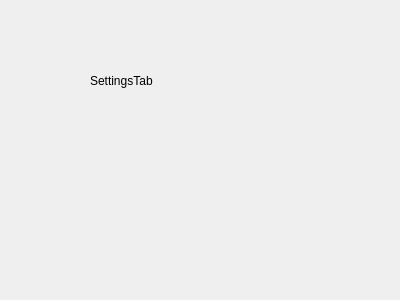
<?xml version="1.0" encoding="UTF-8"?>
<ui version="4.0">
 <class>SettingsTab</class>
 <widget class="QWidget" name="SettingsTab">
  <property name="geometry">
   <rect>
    <x>0</x>
    <y>0</y>
    <width>400</width>
    <height>300</height>
   </rect>
  </property>
  <property name="windowTitle">
   <string>SettingsTab</string>
  </property>
  <widget class="QLabel" name="label">
   <property name="geometry">
    <rect>
     <x>90</x>
     <y>70</y>
     <width>71</width>
     <height>21</height>
    </rect>
   </property>
   <property name="text">
    <string>SettingsTab</string>
   </property>
  </widget>
 </widget>
 <resources/>
 <connections/>
</ui>
